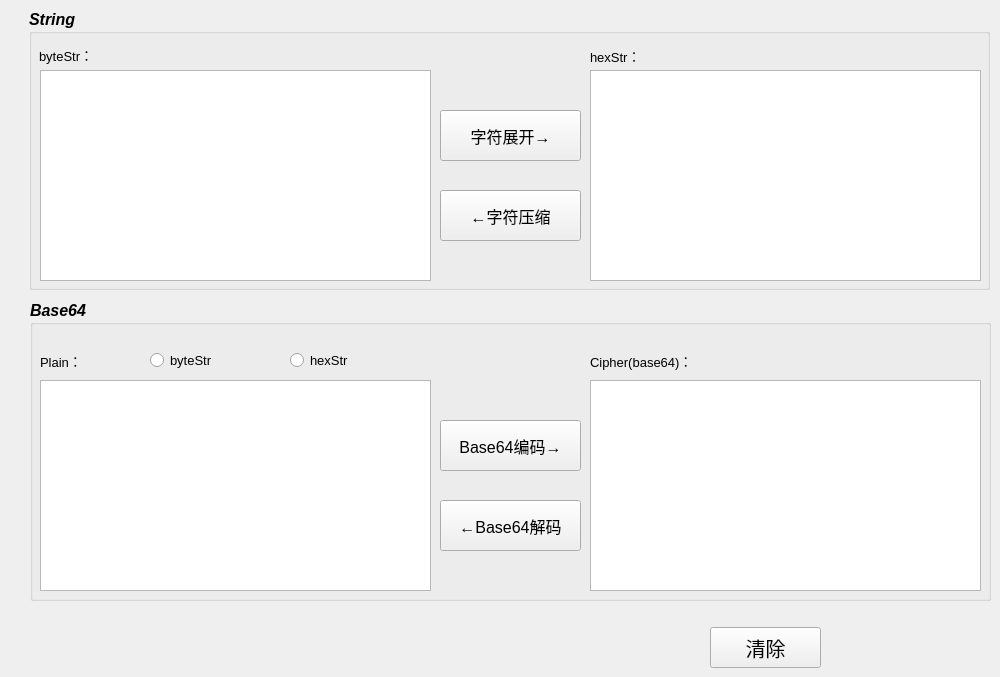
   <widget class="QWidget" name="TabUtils">
    <attribute name="title">
     <string>      Utils     </string>
    </attribute>
    <widget class="QPushButton" name="Utils_ButtonClear">
     <property name="geometry">
      <rect>
       <x>710</x>
       <y>627</y>
       <width>111</width>
       <height>41</height>
      </rect>
     </property>
     <property name="font">
      <font>
       <family>Agency FB</family>
       <pointsize>15</pointsize>
      </font>
     </property>
     <property name="text">
      <string>清除</string>
     </property>
    </widget>
    <widget class="QTextEdit" name="Utils_byteStr">
     <property name="geometry">
      <rect>
       <x>40</x>
       <y>70</y>
       <width>391</width>
       <height>211</height>
      </rect>
     </property>
     <property name="font">
      <font>
       <family>Source Code Pro</family>
       <pointsize>12</pointsize>
      </font>
     </property>
    </widget>
    <widget class="QTextEdit" name="Utils_hexStr">
     <property name="geometry">
      <rect>
       <x>590</x>
       <y>70</y>
       <width>391</width>
       <height>211</height>
      </rect>
     </property>
     <property name="font">
      <font>
       <family>Source Code Pro</family>
       <pointsize>12</pointsize>
      </font>
     </property>
    </widget>
    <widget class="QLabel" name="label_16">
     <property name="geometry">
      <rect>
       <x>590</x>
       <y>40</y>
       <width>151</width>
       <height>31</height>
      </rect>
     </property>
     <property name="font">
      <font>
       <pointsize>10</pointsize>
       <weight>50</weight>
       <bold>false</bold>
      </font>
     </property>
     <property name="text">
      <string>hexStr：</string>
     </property>
    </widget>
    <widget class="QPushButton" name="Utils_ButtonUnfold">
     <property name="geometry">
      <rect>
       <x>440</x>
       <y>110</y>
       <width>141</width>
       <height>51</height>
      </rect>
     </property>
     <property name="font">
      <font>
       <pointsize>12</pointsize>
      </font>
     </property>
     <property name="text">
      <string>字符展开→</string>
     </property>
    </widget>
    <widget class="QPushButton" name="Utils_ButtonFold">
     <property name="geometry">
      <rect>
       <x>440</x>
       <y>190</y>
       <width>141</width>
       <height>51</height>
      </rect>
     </property>
     <property name="font">
      <font>
       <pointsize>12</pointsize>
      </font>
     </property>
     <property name="text">
      <string>←字符压缩</string>
     </property>
    </widget>
    <widget class="QGroupBox" name="groupBox">
     <property name="geometry">
      <rect>
       <x>29</x>
       <y>9</y>
       <width>961</width>
       <height>281</height>
      </rect>
     </property>
     <property name="font">
      <font>
       <pointsize>12</pointsize>
       <weight>75</weight>
       <italic>true</italic>
       <bold>true</bold>
      </font>
     </property>
     <property name="title">
      <string>String</string>
     </property>
     <widget class="QLabel" name="label_15">
      <property name="geometry">
       <rect>
        <x>10</x>
        <y>30</y>
        <width>161</width>
        <height>31</height>
       </rect>
      </property>
      <property name="font">
       <font>
        <pointsize>10</pointsize>
        <weight>50</weight>
        <italic>false</italic>
        <bold>false</bold>
       </font>
      </property>
      <property name="text">
       <string>byteStr：</string>
      </property>
     </widget>
    </widget>
    <widget class="QGroupBox" name="groupBox_2">
     <property name="geometry">
      <rect>
       <x>30</x>
       <y>300</y>
       <width>961</width>
       <height>301</height>
      </rect>
     </property>
     <property name="font">
      <font>
       <pointsize>12</pointsize>
       <weight>75</weight>
       <italic>true</italic>
       <bold>true</bold>
      </font>
     </property>
     <property name="title">
      <string>Base64</string>
     </property>
     <widget class="QLabel" name="label_17">
      <property name="geometry">
       <rect>
        <x>10</x>
        <y>40</y>
        <width>161</width>
        <height>41</height>
       </rect>
      </property>
      <property name="font">
       <font>
        <pointsize>10</pointsize>
        <weight>50</weight>
        <italic>false</italic>
        <bold>false</bold>
       </font>
      </property>
      <property name="text">
       <string>Plain：</string>
      </property>
     </widget>
     <widget class="QLabel" name="label_18">
      <property name="geometry">
       <rect>
        <x>560</x>
        <y>40</y>
        <width>181</width>
        <height>41</height>
       </rect>
      </property>
      <property name="font">
       <font>
        <pointsize>10</pointsize>
        <weight>50</weight>
        <italic>false</italic>
        <bold>false</bold>
       </font>
      </property>
      <property name="text">
       <string>Cipher(base64)：</string>
      </property>
     </widget>
     <widget class="QTextEdit" name="Utils_base64_plain">
      <property name="geometry">
       <rect>
        <x>10</x>
        <y>80</y>
        <width>391</width>
        <height>211</height>
       </rect>
      </property>
      <property name="font">
       <font>
        <family>Source Code Pro</family>
        <pointsize>12</pointsize>
        <weight>50</weight>
        <italic>false</italic>
        <bold>false</bold>
       </font>
      </property>
     </widget>
     <widget class="QPushButton" name="Utils_base64_Button1">
      <property name="geometry">
       <rect>
        <x>410</x>
        <y>120</y>
        <width>141</width>
        <height>51</height>
       </rect>
      </property>
      <property name="font">
       <font>
        <pointsize>12</pointsize>
        <weight>50</weight>
        <italic>false</italic>
        <bold>false</bold>
       </font>
      </property>
      <property name="text">
       <string>Base64编码→</string>
      </property>
     </widget>
     <widget class="QTextEdit" name="Utils_base64_cipher">
      <property name="geometry">
       <rect>
        <x>560</x>
        <y>80</y>
        <width>391</width>
        <height>211</height>
       </rect>
      </property>
      <property name="font">
       <font>
        <family>Source Code Pro</family>
        <pointsize>12</pointsize>
        <weight>50</weight>
        <italic>false</italic>
        <bold>false</bold>
       </font>
      </property>
     </widget>
     <widget class="QPushButton" name="Utils_base64_Button2">
      <property name="geometry">
       <rect>
        <x>410</x>
        <y>200</y>
        <width>141</width>
        <height>51</height>
       </rect>
      </property>
      <property name="font">
       <font>
        <pointsize>12</pointsize>
        <weight>50</weight>
        <italic>false</italic>
        <bold>false</bold>
       </font>
      </property>
      <property name="text">
       <string>←Base64解码</string>
      </property>
     </widget>
     <widget class="QRadioButton" name="Base64_Button_hexStr">
      <property name="geometry">
       <rect>
        <x>260</x>
        <y>50</y>
        <width>121</width>
        <height>21</height>
       </rect>
      </property>
      <property name="font">
       <font>
        <pointsize>10</pointsize>
        <weight>50</weight>
        <italic>false</italic>
        <bold>false</bold>
       </font>
      </property>
      <property name="text">
       <string>hexStr</string>
      </property>
     </widget>
     <widget class="QRadioButton" name="Base64_Button_byteStr">
      <property name="geometry">
       <rect>
        <x>120</x>
        <y>50</y>
        <width>121</width>
        <height>21</height>
       </rect>
      </property>
      <property name="font">
       <font>
        <pointsize>10</pointsize>
        <weight>50</weight>
        <italic>false</italic>
        <bold>false</bold>
       </font>
      </property>
      <property name="text">
       <string>byteStr</string>
      </property>
     </widget>
    </widget>
    <zorder>Utils_ButtonClear</zorder>
    <zorder>groupBox</zorder>
    <zorder>Utils_byteStr</zorder>
    <zorder>Utils_hexStr</zorder>
    <zorder>label_16</zorder>
    <zorder>Utils_ButtonUnfold</zorder>
    <zorder>Utils_ButtonFold</zorder>
    <zorder>groupBox_2</zorder>
   </widget>
